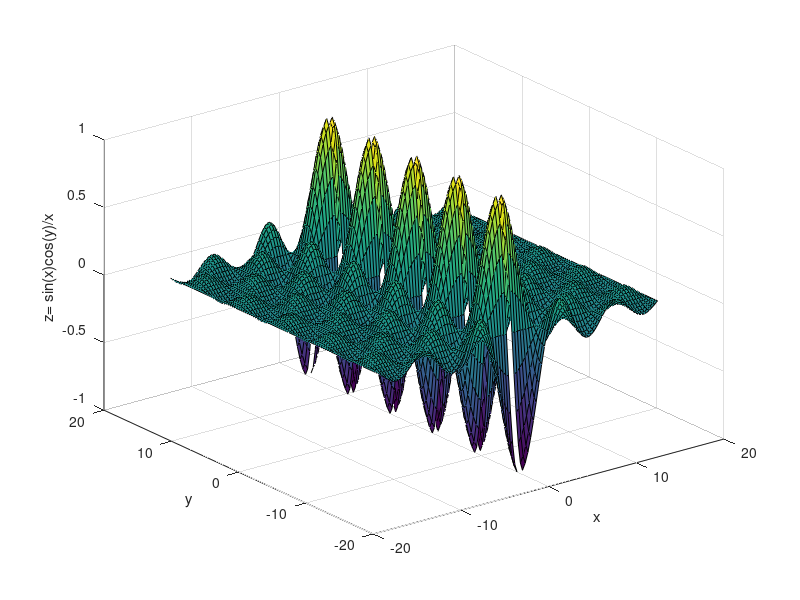

Write the MATLAB code that produced this figure.
%function plot1 (xmin, xmax, deltax, ymin,ymax, deltay)
xmin= -5*pi; xmax= 5*pi;
ymin= -5*pi; ymax= 5*pi;
deltax= pi/10 ;
deltay= pi/10;

%Defining The Grid
x1= xmin :deltax: xmax;
y1= ymin :deltay: ymax;
[x,y]= meshgrid(x1, y1);

%Defining Function z=f(x,y)
z= sin(x).*cos(y)./x;

%Testing what the meshgrid function does
%print(x1);
%print(x);

%Plotting Begins
surf(x,y,z);
xlabel('x');
ylabel('y');
zlabel('z= sin(x)cos(y)/x');  
print("plot1", "-dpng")
%end   

